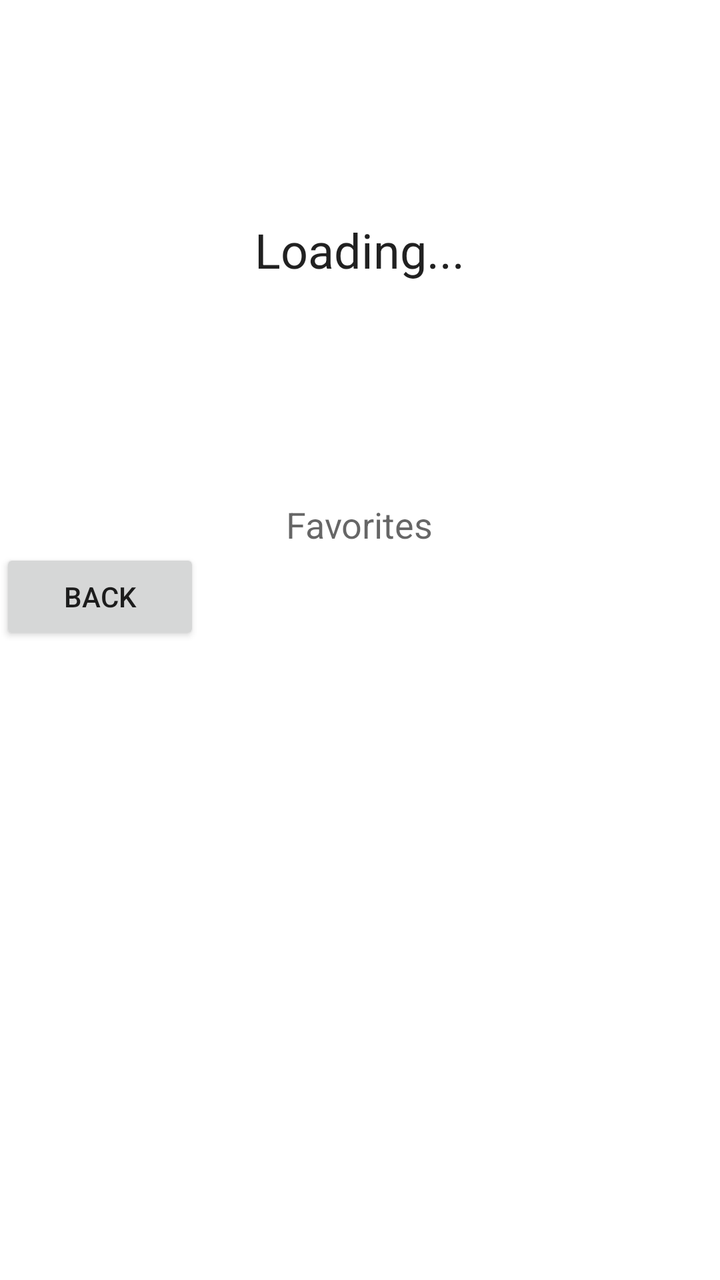
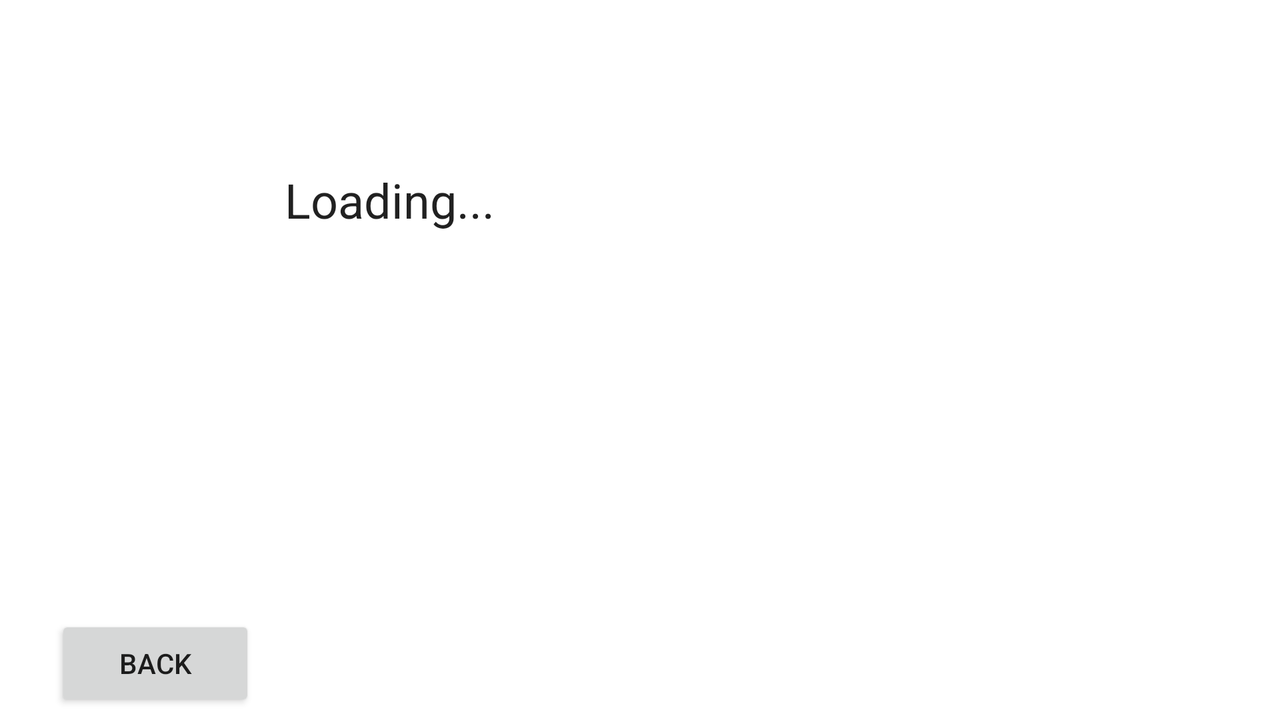

First picture: res/layout/ on a phone held upright. Second picture: the repository's own variant of that layout, on a device whose configuration matches the variant's folder. Source for both follows.
<!-- AndroidManifest.xml: application theme Theme.OSUBathroomApp -->
<!-- res/layout/fragment_user_profile.xml -->
<?xml version="1.0" encoding="utf-8"?>
<ScrollView xmlns:android="http://schemas.android.com/apk/res/android"
    xmlns:tools="http://schemas.android.com/tools"
    android:layout_width="match_parent"
    android:layout_height="match_parent"
    tools:context=".UserProfileFragment">

   <LinearLayout
       android:layout_width="match_parent"
       android:layout_height="wrap_content"
       android:orientation="vertical">
       <RelativeLayout
           android:layout_width="match_parent"
           android:layout_height="250dp" >

           <TextView
               android:id="@+id/welcome"
               android:layout_width="wrap_content"
               android:layout_height="wrap_content"
               android:layout_centerInParent="true"
               android:text="Loading..."
               android:textAppearance="@style/TextAppearance.AppCompat.Headline"></TextView>
       </RelativeLayout>
       <RelativeLayout
           android:layout_width="match_parent"
           android:layout_height="match_parent" >
           <TextView
               android:layout_width="wrap_content"
               android:layout_height="wrap_content"
               android:id="@+id/textView_show_username"
               android:layout_centerInParent="true"
               android:hint="Favorites"
               android:textSize="18dp">
           </TextView>
       </RelativeLayout>
       <Button
           android:id="@+id/linkToHomePageButton"
           android:layout_width="100dp"
           android:layout_height="wrap_content"
           android:text="Back" />
   </LinearLayout>

</ScrollView>
<!-- resources referenced by this layout -->
<resources>
  <style name="Theme.OSUBathroomApp" parent="Theme.MaterialComponents.DayNight.DarkActionBar">
          
          <item name="colorPrimary">@color/purple_500</item>
          <item name="colorPrimaryVariant">@color/purple_700</item>
          <item name="colorOnPrimary">@color/white</item>
          
          <item name="colorSecondary">@color/teal_200</item>
          <item name="colorSecondaryVariant">@color/teal_700</item>
          <item name="colorOnSecondary">@color/black</item>
          
          <item name="android:statusBarColor">?attr/colorPrimaryVariant</item>
          
      </style>
</resources>
<!-- res/layout-land/fragment_user_profile.xml (the author's variant of the layout above) -->
<!-- drawn on the phone turned sideways -->
<?xml version="1.0" encoding="utf-8"?>
<androidx.constraintlayout.widget.ConstraintLayout xmlns:android="http://schemas.android.com/apk/res/android"
    xmlns:app="http://schemas.android.com/apk/res-auto"
    xmlns:tools="http://schemas.android.com/tools"
    android:layout_width="match_parent"
    android:layout_height="match_parent"
    tools:context=".ui.UserProfileFragment">

    <Button
        android:id="@+id/linkToHomePageButton"
        android:layout_width="100dp"
        android:layout_height="wrap_content"
        android:text="Back"
        app:layout_constraintBottom_toBottomOf="parent"
        app:layout_constraintEnd_toEndOf="parent"
        app:layout_constraintHorizontal_bias="0.051"
        app:layout_constraintStart_toStartOf="parent"
        app:layout_constraintTop_toTopOf="parent"
        app:layout_constraintVertical_bias="0.986" />

    <androidx.recyclerview.widget.RecyclerView
        android:id="@+id/favorites_list"
        android:layout_width="344dp"
        android:layout_height="410dp"
        app:layout_constraintBottom_toBottomOf="parent"
        app:layout_constraintEnd_toEndOf="parent"
        app:layout_constraintHorizontal_bias="1.0"
        app:layout_constraintStart_toStartOf="parent"
        app:layout_constraintTop_toTopOf="parent"
        app:layout_constraintVertical_bias="0.797">

    </androidx.recyclerview.widget.RecyclerView>

    <FrameLayout
        android:id="@+id/frame_layout_1"
        android:layout_width="350dp"
        android:layout_height="216dp"
        app:layout_constraintBottom_toBottomOf="parent"
        app:layout_constraintEnd_toEndOf="@+id/favorites_list"
        app:layout_constraintHorizontal_bias="0.0"
        app:layout_constraintStart_toStartOf="@+id/favorites_list"
        app:layout_constraintTop_toTopOf="parent"
        app:layout_constraintVertical_bias="1.0">

    </FrameLayout>

    <LinearLayout
        android:layout_width="390dp"
        android:layout_height="419dp"
        android:orientation="horizontal"
        app:layout_constraintBottom_toBottomOf="parent"
        app:layout_constraintEnd_toEndOf="parent"
        app:layout_constraintHorizontal_bias="0.0"
        app:layout_constraintStart_toStartOf="parent"
        app:layout_constraintTop_toTopOf="parent"
        app:layout_constraintVertical_bias="0.0">

        <RelativeLayout
            android:layout_width="match_parent"
            android:layout_height="200dp">

            <TextView
                android:id="@+id/welcome"
                android:layout_width="wrap_content"
                android:layout_height="wrap_content"
                android:layout_centerInParent="true"
                android:text="Loading..."
                android:textAppearance="@style/TextAppearance.AppCompat.Headline"></TextView>
        </RelativeLayout>

        <RelativeLayout
            android:layout_width="match_parent"
            android:layout_height="match_parent">

            <TextView
                android:id="@+id/textView_favorites"
                android:layout_width="wrap_content"
                android:layout_height="wrap_content"
                android:layout_centerInParent="true"
                android:hint="Favorites"
                android:textSize="18dp"></TextView>

        </RelativeLayout>

    </LinearLayout>

</androidx.constraintlayout.widget.ConstraintLayout>
